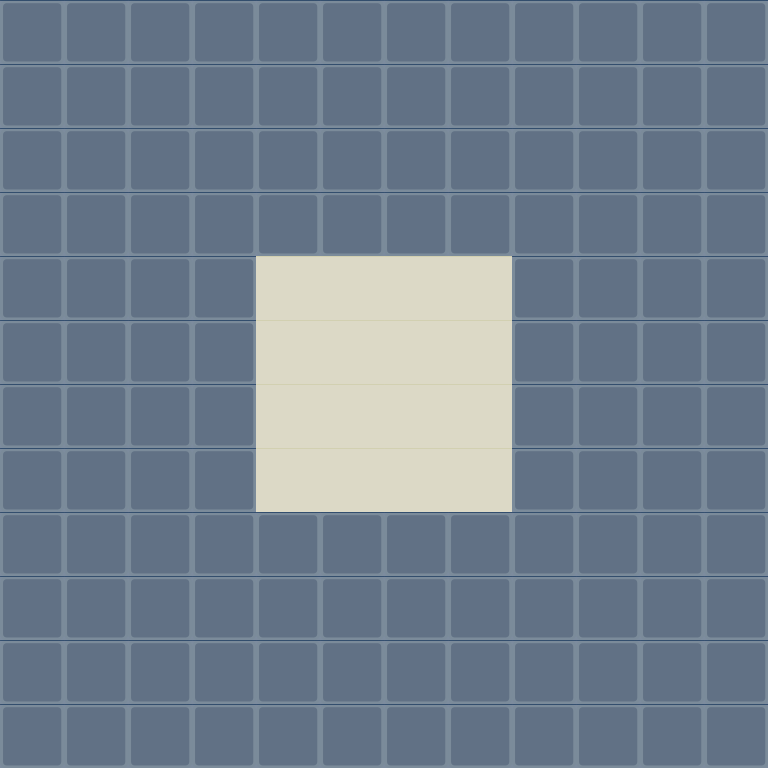

This is a level from a 2D game, rendered from its Tiled map with the project's own tilesets. A one-line summary and the map file follow, with tile-layer data summarised:
An orthogonal 12x12 tile map with 64x64 px tiles, 2 tile layers (Tile Layer 1, Meta), 3 tilesets and 2 objects (2x BlueSpawn).

<map version="1.0" orientation="orthogonal" renderorder="right-down" width="12" height="12" tilewidth="64" tileheight="64" backgroundcolor="#ebe8e6">
 <tileset firstgid="1" name="Tiles_V1" tilewidth="64" tileheight="64">
  <image source="../tiles_v1.png" width="128" height="320" />
 </tileset>
 <tileset firstgid="11" name="metaTiles_v1" tilewidth="64" tileheight="64">
  <image source="../metaTiles_v1.png" width="320" height="64" />
  <tile id="1">
   <properties>
    <property name="Free" value="True" />
    <property name="Stop" value="False" />
   </properties>
  </tile>
  <tile id="4">
   <properties>
    <property name="Stop" value="True" />
   </properties>
  </tile>
 </tileset>
 <tileset firstgid="16" name="Tiles_V2" tilewidth="64" tileheight="64">
  <image source="../tiles_v2.png" width="321" height="192" />
 </tileset>
 <objectgroup color="#ebe8e6" name="Objects">
  <object name="BlueSpawn" x="256" y="448" width="64" height="64">
   <properties>
    <property name="Stop" value="True" />
   </properties>
  </object>
  <object name="BlueSpawn" x="448" y="448" width="64" height="64">
   <properties>
    <property name="Stop" value="True" />
   </properties>
  </object>
 </objectgroup>
 <layer name="Tile Layer 1" width="12" height="12">
  <data>[144 cells, 128 non-empty, 1 distinct tile ids]</data>
 </layer>
 <layer name="Meta" width="12" height="12">
  <data>[144 cells, 144 non-empty, 2 distinct tile ids]</data>
 </layer>
</map>
